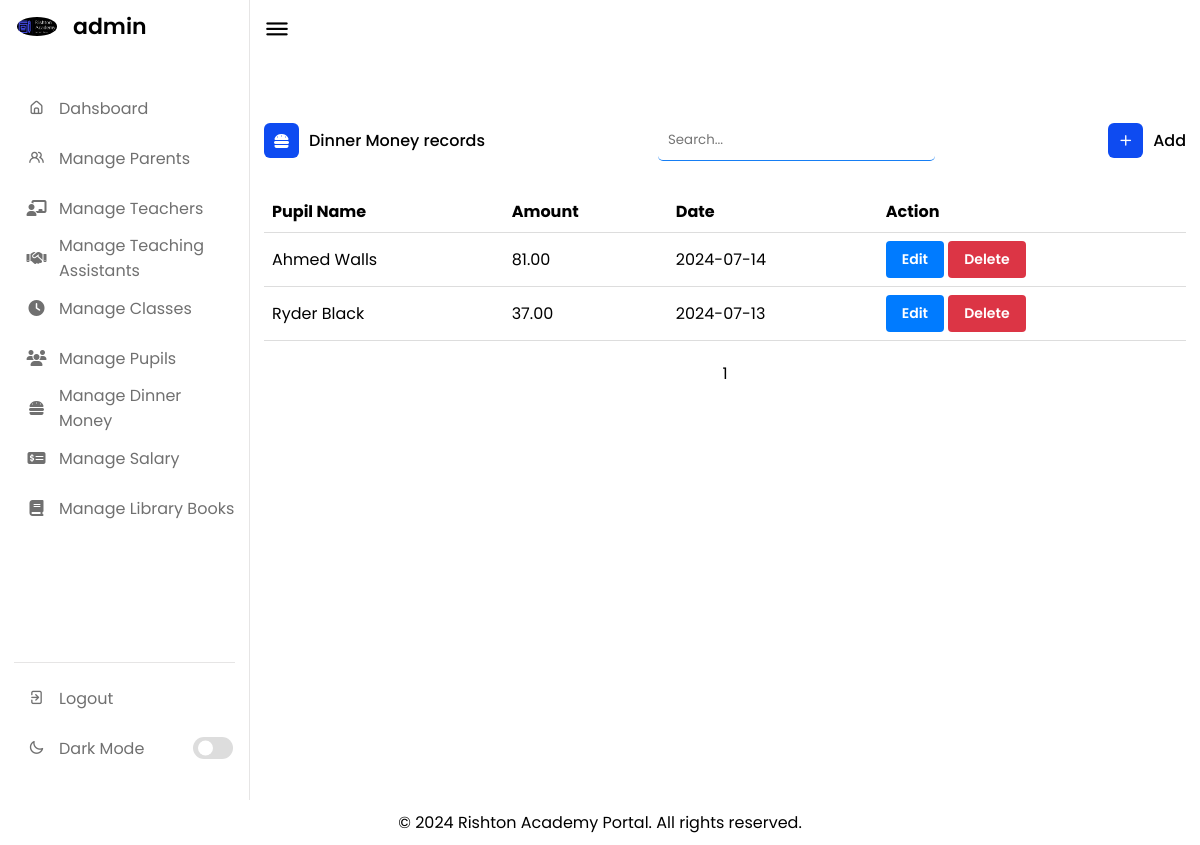
The app's page /manage_dinnermoney.php (signed in) with its own data.
### tables this page shows
CREATE TABLE `dinnermoney` (
  `PupilID` int(11) DEFAULT NULL,
  `Amount` decimal(10,2) DEFAULT NULL,
  `Date` date DEFAULT NULL
);

CREATE TABLE `pupils` (
  `PupilID` int(11) NOT NULL,
  `Name` varchar(100) NOT NULL,
  `Address` varchar(255) DEFAULT NULL,
  `MedicalInformation` text DEFAULT NULL,
  `ClassID` int(11) DEFAULT NULL
);

### manage_dinnermoney.php (the view, shortened to what this page needs)
<?php
require_once('./config/connection.php');
require_once('./includes/head.php');
require_once('./includes/nav.php');
require_once('./config/helper.php');
$records_per_page = 10;
$current_page = isset($_GET['page']) ? (int)$_GET['page'] : 1;
$start_from = ($current_page - 1) * $records_per_page;
$query = "SELECT dinnermoney.*, pupils.Name AS pupil_name
          FROM dinnermoney
          JOIN pupils ON dinnermoney.PupilID = pupils.PupilID
          LIMIT $start_from, $records_per_page";
$data = fetchData($query, $connect);
?>
<div class="dash-content">
    <div class="activity">
        <div class="title">
            <div class="left">
                <i class="fas fa-hamburger"></i>
                <span class="text">Dinner Money records</span>
            </div>
            <input type="sraerch" onkeyup="searchData(this, 'process/dinnermoney/search')" name="search" placeholder="Search..." id="search">
            <div class="right">
                <a href="./dinnermoney_add"><i class="uil uil-plus"></i>
                    <span class="text">Add</span></a>
            </div>
        </div>
        <div class="table-responsive">
            <table class="table table-bordered table-striped">
                <thead>
                    <tr>
                        <th>Pupil Name</th>
                        <th>Amount</th>
                        <th>Date</th>
                        <th>Action</th>
                    </tr>
                </thead>
                <tbody>
                    <?php foreach ($data as $val) : ?>
                        <tr>
                            <td><?= $val['pupil_name'] ?></td>
                            <td><?= $val['Amount'] ?></td>
                            <td><?= $val['Date'] ?></td>
                            <td>
                            <button class="btn btn-sm btn-primary"><a href="./dinnermoney_add?id=<?= $val['PupilID'] ?>" class="btn-a">Edit</a></button>
                            <button class="btn btn-sm btn-danger" onclick="return confirm('are you sure want to delete this record?')"><a href="./process/dinnermoney/delete?id=<?= $val['PupilID'] ?>" class="btn-a">Delete</a></button>
                            </td>
                        </tr>
                    <?php endforeach; ?>
                </tbody>
            </table>
            <?php
            $total_records_query = "SELECT COUNT(*) AS total FROM dinnermoney";
            $total_records_result = mysqli_query($connect, $total_records_query);
            $total_records = mysqli_fetch_assoc($total_records_result)['total'];
            $base_url = './manage_dinnermoney';
            echo paginate($current_page, $total_records, $records_per_page, $base_url);
            ?>
        </div>
    </div>
</div>
</section>
<?php
require_once('includes/footer.php');
?>

### assets/css/style.css (style rules this page uses)
* { margin: 0; padding: 0; outline: none; box-sizing: border-box; font-family: 'Poppins', sans-serif; }
:root { --primary-color: #0E4BF1; --panel-color: #FFF; --text-color: #000; --black-light-color: #707070; --border-color: #e6e5e5; --toggle-color: #DDD; --box1-color: #4DA3FF; --box2-color: #FFE6AC; --box3-color: #E7D1FC; --title-icon-color: #fff; --tran-05: all 0.5s ease; --tran-03: all 0.3s ease; --tran-03: all 0.2s ease; }
body, html { min-height: 100vh; margin: 0; }
.dashboard .dash-content { padding-top: 50px; }
.dash-content .title { display: flex; align-items: center; margin: 60px 0 30px 0; }
.dash-content .title i { position: relative; height: 35px; width: 35px; background-color: var(--primary-color); border-radius: 6px; color: var(--title-icon-color); display: flex; align-items: center; justify-content: center; }
.dash-content .title .text { font-weight: 500; color: var(--text-color); margin-left: 10px; }
table { width: 100%; border-collapse: collapse; margin-bottom: 20px; }
th, td { padding: 8px; text-align: left; border-bottom: 1px solid #ddd; }
th, td { background-color: var(--panel-color); color: var(--text-color); }
.btn { display: inline-block; padding: 8px 16px; font-size: 14px; font-weight: 600; text-align: center; text-decoration: none; cursor: pointer; border: none; border-radius: 4px; transition: background-color 0.3s; }
.btn-primary { color: #fff; background-color: #007bff; }
.btn-danger { color: #fff; background-color: #dc3545; }
.btn-a { text-decoration: none; color: #fff; }
.title { display: flex; align-items: center; justify-content: space-between; }
.title .left { display: flex; align-items: center; }
.title .right a { display: flex; align-items: center; text-decoration: none; }
#search { border: 0px; border-bottom: 1px solid #0876f4f0; border-radius: 5px; background-color: var(--panel-color); color: var(--text-color); padding: 10px; }

### records on screen
dinnermoney: PupilID.Name "Ahmed Walls", Amount "81.00", Date "2024-07-14"
dinnermoney: PupilID.Name "Ryder Black", Amount "37.00", Date "2024-07-13"

### other values on screen
$_SESSION['ADMINNAME'] "admin"
